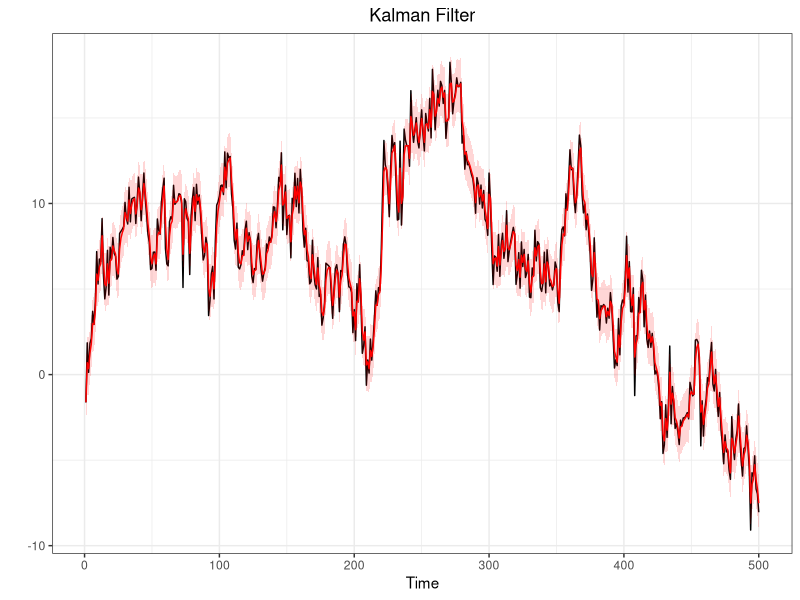

Write the R code that produced this figure.
#@@@@@@@@@@@@@@@@@@@@##
#SEQUENTIAL MONTECARLO#
#@@@@@@@@@@@@@@@@@@@@##
library(ggplot2)
q025=function(x){quantile(x,0.025)}
q975=function(x){quantile(x,0.975)}


#Generate a random walk plus noise
#---------------------------------
#n = sample dim
#v = obs noise
#w = state noise
#x0 = init state

dlm.sim = function(n,sigma,tau,x0){
  x    = rep(0,n)
  y        = rep(0,n)
  x[1] = rnorm(1,x0,tau)
  y[1] = rnorm(1,x[1],sigma)
  for (t in 2:n){
    x[t] = rnorm(1,x[t-1],tau)
    y[t] = rnorm(1,x[t],sigma)
  }
  return(list(x=x,y=y))
}

#Filtering, using data
#---------------------
#y = observed data

DLM = function(y,sigma2,tau2,m0,C0){
  n = length(y)
  m = rep(0,n)
  C = rep(0,n)
  for (t in 1:n){
    if (t==1){
      a = m0
      R = C0 + tau2
    }else{
      a = m[t-1]
      R = C[t-1] + tau2
    }
    A = R/(R+sigma2)
    m[t] = (1-A)*a + A*y[t]
    C[t] = A*sigma2
  }
  return(list(m=m,C=C))
}


########################################################

#Generate a random walk plus noise
#---------------------------------
n=500
tau2=1
sigma2=1
sigma=sqrt(sigma2)
tau=sqrt(tau2)
x0=0

sim<-dlm.sim(n,sigma,tau,x0)
y<-sim$y
x<-sim$x

#Kalman Filter
#-------------
m0=0
C0=100
filtval<-DLM(y,sigma2,tau2,m0,C0)
m<-filtval$m
C<-filtval$C
Low = m + qnorm(0.025)*sqrt(C)
Up = m + qnorm(0.975)*sqrt(C)

#Put everything in a data frate (for ggplot)
timeframe<-c(1:length(y))
DLM.df<-data.frame(timeframe,y,x,m,C,Low,Up)

#Plots (observetions in black and filtered states in red)
ggplot(DLM.df,aes(x=timeframe))+
  geom_line(aes(y=y))+
  geom_line(aes(y=m),col="red")+
  geom_ribbon(aes(ymin = Low, ymax = Up),
              fill="red",alpha=0.16) +
  labs(x="Time",
       y="")+
  ggtitle("Kalman Filter")+
  theme_bw()+
  theme(plot.title = element_text(hjust = 0.5))

#Sequential Importance Sampling
#------------------------------
#This function produce sequential importance samples
#for Space state model that have linear gaussian state process
#y=data
#N=n°sample produced
#m0,c0,tau and sigma specified as above
#It returns xs,ws and ess which are respectively the filtered states
#the relative weight and the effective sample size for any period.

SISfun<-function(data,N,m0,C0,tau,sigma){
xs<-NULL
ws<-NULL
ess<-NULL
x  = rnorm(N,m0,sqrt(C0))
w  = rep(1/N,N)
for(t in 1:length(data)){
  x    = rnorm(N,x,tau)                   #sample from N(x_{0},tau)
  w    = w*dnorm(data[t],x,sigma)         #update weight
  wnorm= w/sum(w)                         #normalized weight
  ESS  = 1/sum(wnorm^2)                   #effective sample size
  draw = sample(x,size=N,replace=T,prob=wnorm)
  xs = rbind(xs,draw)
  ws = rbind(ws,wnorm)
  ess =rbind(ess,ESS)
}
return(list(xs=xs,ws=ws,ess=ess))
}
#Nota: il SIS così costruito (Chopin-Papastiliopoluos) 
#ha problemi con i pesi infatti wnorm dopo un po di iteraioni 
#è un vettore (0,0,...,0,1) dopodichè da errore

#post-estimation command: plot the filtered states
SISplot<-function(data,sisfun){
  require(ggplot2)
  mx = apply(sisfun$xs,1,median)
  lx = apply(sisfun$xs,1,q025)
  ux = apply(sisfun$xs,1,q975)
  
  timeframe<-c(1:length(data))
  SIS.df<-data.frame(timeframe,data,mx,lx,ux)
  
  ggplot(SIS.df,aes(x=timeframe))+
    geom_line(aes(y=data))+
    geom_line(aes(y=mx),col="red")+
    geom_ribbon(aes(ymin = lx, ymax = ux),
                fill="red",alpha=0.16) +
    labs(x="Time",
         y="")+
    ggtitle("SIS filter")+
    theme_bw()+
    theme(plot.title = element_text(hjust = 0.5))
}



#Sequential Importance Sampling with Resampling
#----------------------------------------------
SISRfun<-function(data,N,m0,C0,tau,sigma){
ws  = NULL
xs  = NULL
ess = NULL
x   = rnorm(N,m0,sqrt(C0))
w   = rep(1/N,N)
for (t in 1:n){
  x1  = rnorm(N,x,tau)
  w   = dnorm(data[t],x1,sigma)
  w   = w/sum(w)
  ESS = 1/sum(w^2)
  x   = sample(x1,size=N,replace=T,prob=w)
  xs  = rbind(xs,x)
  ws  = rbind(ws,w/sum(w))
  ess = c(ess,ESS)
}
return(list(xs=xs,ws=ws,ess=ess))
}
#again a post estimation command
SISRplot<-function(data,sisrfun){
  require(ggplot2)
  mx = apply(sisrfun$xs,1,median)
  lx = apply(sisrfun$xs,1,q025)
  ux = apply(sisrfun$xs,1,q975)
  
  timeframe<-c(1:length(data))
  SIS.df<-data.frame(timeframe,data,mx,lx,ux)
  
  ggplot(SIS.df,aes(x=timeframe))+
    geom_line(aes(y=data))+
    geom_line(aes(y=mx),col="red")+
    geom_ribbon(aes(ymin = lx, ymax = ux),
                fill="red",alpha=0.16) +
    labs(x="Time",
         y="")+
    ggtitle("SISR filter")+
    theme_bw()+
    theme(plot.title = element_text(hjust = 0.5))
}
